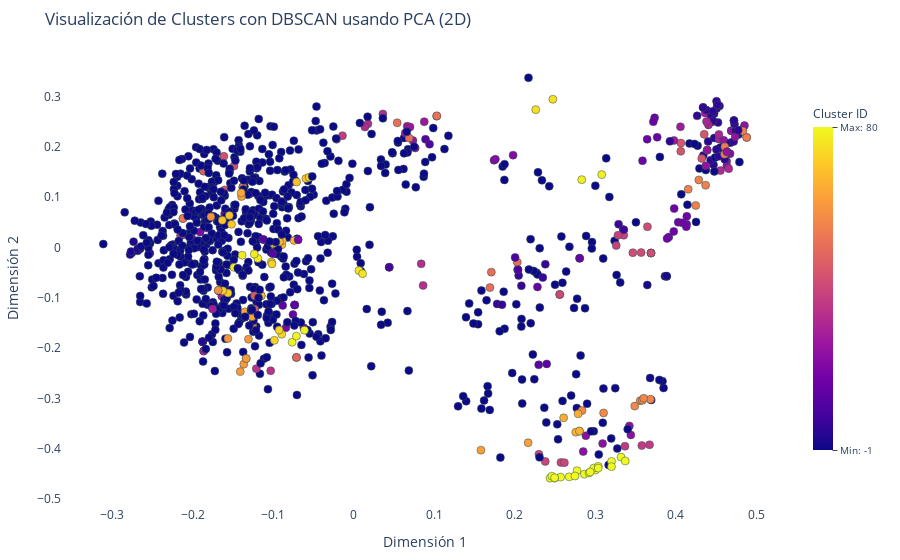
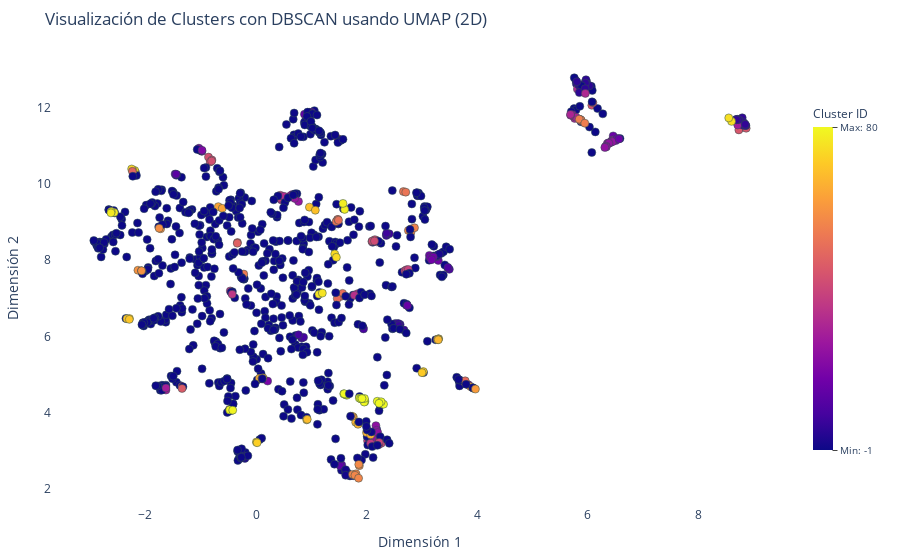

The cell these charts' notebook holds for them, in order:
### Code cell
from sklearn.metrics import silhouette_score, davies_bouldin_score
from sklearn.decomposition import PCA
import umap
import plotly.express as px

# Parámetros de DBSCAN
eps = 0.4  # Distancia máxima para formar un cluster
min_samples = 2  # Número mínimo de puntos por cluster
labels, dbscan = dbscan_clustering(X_emb, eps, min_samples)

# Agregar las etiquetas al DataFrame
df['cluster'] = labels

# Calcular métricas de evaluación
# Filtrar solo puntos asignados a clusters (excluyendo ruido -1)
valid_clusters = labels[labels != -1]
if len(set(valid_clusters)) > 1:  # Necesitamos al menos 2 clusters válidos para estas métricas
    silhouette_avg = silhouette_score(X_emb[labels != -1], valid_clusters)
    davies_bouldin_avg = davies_bouldin_score(X_emb[labels != -1], valid_clusters)
    print(f"Silhouette Score (sin ruido): {silhouette_avg:.4f}")
    print(f"Davies-Bouldin Score (sin ruido): {davies_bouldin_avg:.4f}")
else:
    print("No se pueden calcular métricas: menos de dos clusters válidos.")

# Calcular porcentaje de ruido
noise_ratio = (labels == -1).sum() / len(labels)
print(f"Porcentaje de ruido detectado: {noise_ratio:.2%}")

# Reducir dimensiones con PCA (2D)
pca_2d = PCA(n_components=2)
X_pca_2d = pca_2d.fit_transform(X_emb)

# Reducir dimensiones con UMAP (2D)
umap_reducer_2d = umap.UMAP(n_components=2, random_state=42)
X_umap_2d = umap_reducer_2d.fit_transform(X_emb)

# Función para personalizar visualización
def customize_plot(fig, title):
    fig.update_traces(marker=dict(size=8, line=dict(width=0.5, color='DarkSlateGrey')))
    fig.update_layout(
        title=title,
        coloraxis_colorbar=dict(
            title="Cluster ID",
            thickness=20,
            len=0.8,
            ticks="outside",
            tickvals=[df['cluster'].min(), df['cluster'].max()],  # Solo rango inicial y final
            ticktext=[f"Min: {df['cluster'].min()}", f"Max: {df['cluster'].max()}"],
            tickfont=dict(size=10),
        ),
        margin=dict(l=50, r=50, t=50, b=50),
        plot_bgcolor="white",  # Fondo blanco
        xaxis=dict(title="Dimensión 1", showgrid=False),  # Quitar rejillas
        yaxis=dict(title="Dimensión 2", showgrid=False)   # Quitar rejillas
    )
    return fig

# Visualización interactiva con PCA (2D) y barra de colores
pca_2d_fig = px.scatter(
    x=X_pca_2d[:, 0], 
    y=X_pca_2d[:, 1], 
    color=df['cluster'],  # Color continuo para barra de colores
    hover_data={'Título': df['title_std'], 'Cluster': df['cluster']},
    labels={'x': 'Componente Principal 1', 'y': 'Componente Principal 2', 'color': 'Clusters'}
)

# Personalizar la visualización PCA
pca_2d_fig = customize_plot(pca_2d_fig, "Visualización de Clusters con DBSCAN usando PCA (2D)")
pca_2d_fig.show()

# Visualización interactiva con UMAP (2D) y barra de colores
umap_2d_fig = px.scatter(
    x=X_umap_2d[:, 0], 
    y=X_umap_2d[:, 1], 
    color=df['cluster'],  # Color continuo para barra de colores
    hover_data={'Título': df['title_std'], 'Cluster': df['cluster']},
    labels={'x': 'Dimensión 1', 'y': 'Dimensión 2', 'color': 'Clusters'}
)

# Personalizar la visualización UMAP
umap_2d_fig = customize_plot(umap_2d_fig, "Visualización de Clusters con DBSCAN usando UMAP (2D)")
umap_2d_fig.show()

### Figure 1 — Plotly figure (JSON) as saved in the notebook; plotly's stock layout.template omitted (floating-point values rounded to 4 significant figures; data arrays with more than 128 entries replaced by an {"elided": "..."} marker saying what was removed)
{"data": [{"customdata": {"elided": "1000x2 mixed values"}, "hovertemplate": "Componente Principal 1=%{x}<br>Componente Principal 2=%{y}<br>Título=%{customdata[0]}<br>Cluster=%{customdata[1]}<br>Clusters=%{marker.color}<extra></extra>", "legendgroup": "", "marker": {"color": {"elided": "1000 int values"}, "coloraxis": "coloraxis", "line": {"color": "DarkSlateGrey", "width": 0.5}, "size": 8, "symbol": "circle"}, "mode": "markers", "name": "", "orientation": "v", "showlegend": false, "type": "scatter", "x": {"elided": "1000 float values"}, "xaxis": "x", "y": {"elided": "1000 float values"}, "yaxis": "y"}], "layout": {"coloraxis": {"colorbar": {"len": 0.8, "thickness": 20, "tickfont": {"size": 10}, "ticks": "outside", "ticktext": ["Min: -1", "Max: 80"], "tickvals": [-1, 80], "title": {"text": "Cluster ID"}}, "colorscale": [[0, "#0d0887"], [0.1111, "#46039f"], [0.2222, "#7201a8"], [0.3333, "#9c179e"], [0.4444, "#bd3786"], [0.5556, "#d8576b"], [0.6667, "#ed7953"], [0.7778, "#fb9f3a"], [0.8889, "#fdca26"], [1, "#f0f921"]]}, "legend": {"tracegroupgap": 0}, "margin": {"b": 50, "l": 50, "r": 50, "t": 50}, "plot_bgcolor": "white", "title": {"text": "Visualización de Clusters con DBSCAN usando PCA (2D)"}, "xaxis": {"anchor": "y", "domain": [0, 1], "showgrid": false, "title": {"text": "Dimensión 1"}}, "yaxis": {"anchor": "x", "domain": [0, 1], "showgrid": false, "title": {"text": "Dimensión 2"}}}}

### Figure 2 — Plotly figure (JSON) as saved in the notebook; plotly's stock layout.template omitted (floating-point values rounded to 4 significant figures; data arrays with more than 128 entries replaced by an {"elided": "..."} marker saying what was removed)
{"data": [{"customdata": {"elided": "1000x2 mixed values"}, "hovertemplate": "Dimensión 1=%{x}<br>Dimensión 2=%{y}<br>Título=%{customdata[0]}<br>Cluster=%{customdata[1]}<br>Clusters=%{marker.color}<extra></extra>", "legendgroup": "", "marker": {"color": {"elided": "1000 int values"}, "coloraxis": "coloraxis", "line": {"color": "DarkSlateGrey", "width": 0.5}, "size": 8, "symbol": "circle"}, "mode": "markers", "name": "", "orientation": "v", "showlegend": false, "type": "scatter", "x": {"elided": "1000 float values"}, "xaxis": "x", "y": {"elided": "1000 float values"}, "yaxis": "y"}], "layout": {"coloraxis": {"colorbar": {"len": 0.8, "thickness": 20, "tickfont": {"size": 10}, "ticks": "outside", "ticktext": ["Min: -1", "Max: 80"], "tickvals": [-1, 80], "title": {"text": "Cluster ID"}}, "colorscale": [[0, "#0d0887"], [0.1111, "#46039f"], [0.2222, "#7201a8"], [0.3333, "#9c179e"], [0.4444, "#bd3786"], [0.5556, "#d8576b"], [0.6667, "#ed7953"], [0.7778, "#fb9f3a"], [0.8889, "#fdca26"], [1, "#f0f921"]]}, "legend": {"tracegroupgap": 0}, "margin": {"b": 50, "l": 50, "r": 50, "t": 50}, "plot_bgcolor": "white", "title": {"text": "Visualización de Clusters con DBSCAN usando UMAP (2D)"}, "xaxis": {"anchor": "y", "domain": [0, 1], "showgrid": false, "title": {"text": "Dimensión 1"}}, "yaxis": {"anchor": "x", "domain": [0, 1], "showgrid": false, "title": {"text": "Dimensión 2"}}}}
